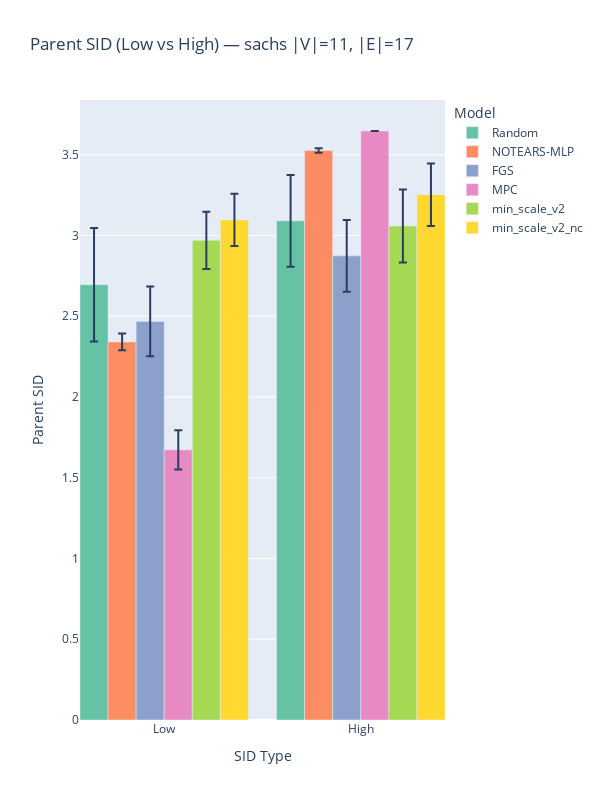

Notebook cell for this chart:
### Code cell
plot_sid_grouped_by_type(data_to_plot[data_to_plot['dataset']=='sachs'],
                    model_order=model_order)

### Figure 1 — Plotly figure (JSON) as saved in the notebook; plotly's stock layout.template omitted (floating-point values rounded to 4 significant figures)
{"data": [{"customdata": ["Random", "NOTEARS-MLP", "FGS", "MPC", "min_scale_v2", "min_scale_v2_nc", "Random", "NOTEARS-MLP", "FGS", "MPC", "min_scale_v2", "min_scale_v2_nc"], "error_y": {"array": [0.3513, 0.0518, 0.2159, 0.1219, 0.1776, 0.1615, 0.2835, 0.01411, 0.2223, 0, 0.2253, 0.1936], "type": "data", "visible": true}, "hovertemplate": "Model: %{customdata}<br>SID: %{y:.2f}<extra></extra>", "marker": {"color": ["rgb(102,194,165)", "rgb(252,141,98)", "rgb(141,160,203)", "rgb(231,138,195)", "rgb(166,216,84)", "rgb(255,217,47)", "rgb(102,194,165)", "rgb(252,141,98)", "rgb(141,160,203)", "rgb(231,138,195)", "rgb(166,216,84)", "rgb(255,217,47)"]}, "showlegend": false, "type": "bar", "x": [0, 1, 2, 3, 4, 5, 7, 8, 9, 10, 11, 12], "y": [2.695, 2.341, 2.468, 1.673, 2.97, 3.096, 3.091, 3.526, 2.874, 3.647, 3.059, 3.253]}, {"marker": {"color": "rgb(102,194,165)"}, "name": "Random", "showlegend": true, "type": "bar", "x": [null], "y": [null]}, {"marker": {"color": "rgb(252,141,98)"}, "name": "NOTEARS-MLP", "showlegend": true, "type": "bar", "x": [null], "y": [null]}, {"marker": {"color": "rgb(141,160,203)"}, "name": "FGS", "showlegend": true, "type": "bar", "x": [null], "y": [null]}, {"marker": {"color": "rgb(231,138,195)"}, "name": "MPC", "showlegend": true, "type": "bar", "x": [null], "y": [null]}, {"marker": {"color": "rgb(166,216,84)"}, "name": "min_scale_v2", "showlegend": true, "type": "bar", "x": [null], "y": [null]}, {"marker": {"color": "rgb(255,217,47)"}, "name": "min_scale_v2_nc", "showlegend": true, "type": "bar", "x": [null], "y": [null]}], "layout": {"bargap": 0, "height": 800, "legend": {"title": {"text": "Model"}}, "showlegend": true, "title": {"text": "Parent SID (Low vs High) — sachs |V|=11, |E|=17"}, "width": 600, "xaxis": {"tickmode": "array", "ticktext": ["Low", "High"], "tickvals": [2.5, 9.5], "title": {"text": "SID Type"}}, "yaxis": {"title": {"text": "Parent SID"}}}}
